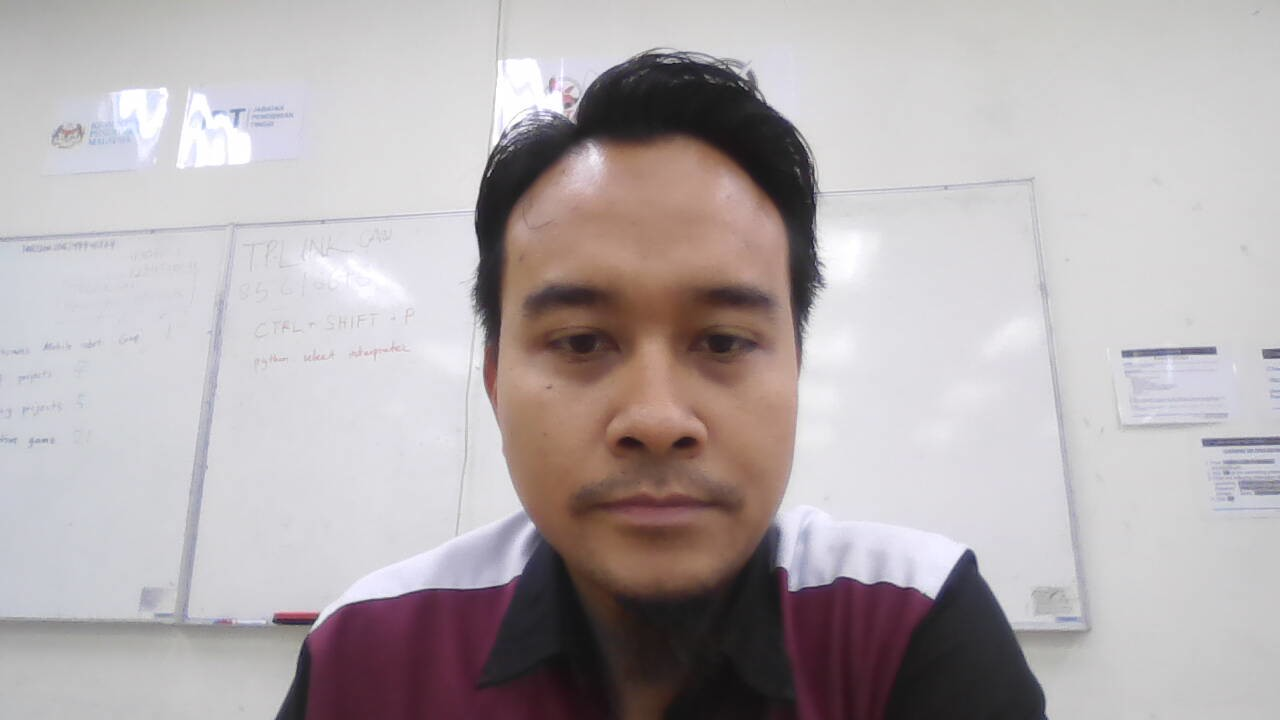
#> input picture resources/images/hasan.jpg, 1280 x 720 px
$ python -i cvhelpers.py   (imports and definitions only)
#> lines starting #> are read from the running program, lines starting #| are printed output that depends on the picture
"""Shared helpers for the Machine Vision course notebooks.

Usage (after the setup cell has cloned the repository):

    import sys
    sys.path.append("resources/scripts")
    from cvhelpers import show, concept_map, image_grid, interactive
"""

import numpy as np
import matplotlib.pyplot as plt
import cv2

try:
    import ipywidgets as widgets
    from ipywidgets import interact
    HAS_WIDGETS = True
except Exception:
    HAS_WIDGETS = False


# [53 lines left out: functions show, concept_map, image_grid, not called in this run]


def plot_histogram(image, title="Histogram"):
    """Plot the intensity histogram of a gray or colour image."""
    plt.figure(figsize=(6, 4))
    if image.ndim == 2:
        plt.plot(cv2.calcHist([image], [0], None, [256], [0, 256]), color="k")
    else:
        for i, c in enumerate(["b", "g", "r"]):
            plt.plot(cv2.calcHist([image], [i], None, [256], [0, 256]), color=c)
    plt.title(title)
    plt.xlabel("Intensity")
    plt.ylabel("Pixel count")
    plt.xlim([0, 256])
    plt.show()


# ---------------------------------------------------------------------------
# Course-wide utilities (paths, downloads, diagrams, quizzes, self-checks)
# ---------------------------------------------------------------------------

import hashlib
import os
import time
import urllib.request
from pathlib import Path

# CI sets MV_SMOKE=1: notebooks shrink datasets and epochs so every cell still
# runs end to end on a CPU runner. Students never need to set it.
SMOKE = os.environ.get("MV_SMOKE", "0") == "1"
# MV_NO_WIDGETS=1 renders widgets statically without shrinking anything (for headless full-size test runs).
STATIC = SMOKE or os.environ.get("MV_NO_WIDGETS", "0") == "1"


def repo_root():
    """Absolute path of the repository root."""
    return Path(__file__).resolve().parents[2]


# [70 lines left out: functions data_dir, download, pipeline_diagram, youtube, not called in this run]


def _answer_key(question, option):
    return hashlib.sha256(f"{question}|{option}".encode()).hexdigest()[:10]


# [87 lines left out: functions quiz, check, interact, not called in this run]


OPENCV_SAMPLES = "https://raw.githubusercontent.com/opencv/opencv/4.x/samples/data/"


# [20 lines left out: functions opencv_sample, load_sample, show_rgb, not called in this run]

>>> import cv2
>>> picture = cv2.imread('../images/hasan.jpg')
#> picture is the input picture: shape (720, 1280, 3); mean B, G, R 174.7, 172.9, 180.1
>>> result = plot_histogram(picture)
#> in plot_histogram, `plt.show()`:
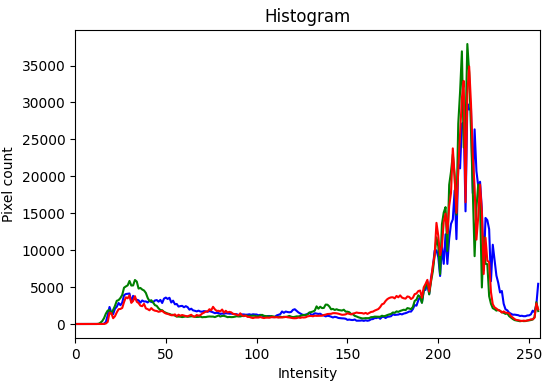
#> figure drawn by matplotlib, 1 panel; curve peaks at x = 216, y = 29818; curve peaks at x = 216, y = 37912; curve peaks at x = 217, y = 34887
